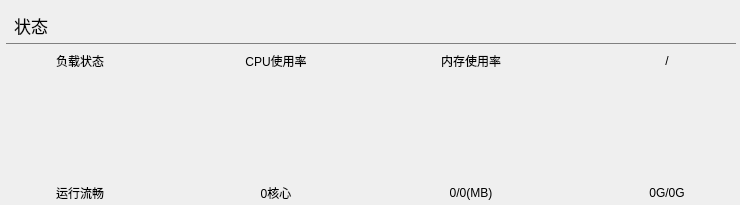
<?xml version="1.0" encoding="UTF-8"?>
<ui version="4.0">
 <class>HomePageStatus</class>
 <widget class="QWidget" name="HomePageStatus">
  <property name="geometry">
   <rect>
    <x>0</x>
    <y>0</y>
    <width>740</width>
    <height>205</height>
   </rect>
  </property>
  <property name="windowTitle">
   <string>Form</string>
  </property>
  <widget class="Dtk::Widget::DLabel" name="Dtk::Widget::DLabel_6">
   <property name="geometry">
    <rect>
     <x>226</x>
     <y>50</y>
     <width>100</width>
     <height>22</height>
    </rect>
   </property>
   <property name="text">
    <string>CPU使用率</string>
   </property>
   <property name="alignment">
    <set>Qt::AlignCenter</set>
   </property>
  </widget>
  <widget class="Dtk::Widget::DLabel" name="Dtk::Widget::DLabel_8">
   <property name="geometry">
    <rect>
     <x>617</x>
     <y>50</y>
     <width>100</width>
     <height>22</height>
    </rect>
   </property>
   <property name="text">
    <string>/</string>
   </property>
   <property name="alignment">
    <set>Qt::AlignCenter</set>
   </property>
  </widget>
  <widget class="Dtk::Widget::DLabel" name="menory_space">
   <property name="geometry">
    <rect>
     <x>421</x>
     <y>182</y>
     <width>100</width>
     <height>22</height>
    </rect>
   </property>
   <property name="text">
    <string>0/0(MB)</string>
   </property>
   <property name="alignment">
    <set>Qt::AlignCenter</set>
   </property>
  </widget>
  <widget class="Dtk::Widget::DLabel" name="load_status_info">
   <property name="geometry">
    <rect>
     <x>30</x>
     <y>182</y>
     <width>100</width>
     <height>22</height>
    </rect>
   </property>
   <property name="text">
    <string>运行流畅</string>
   </property>
   <property name="alignment">
    <set>Qt::AlignCenter</set>
   </property>
  </widget>
  <widget class="QWidget" name="memory_status" native="true">
   <property name="geometry">
    <rect>
     <x>421</x>
     <y>77</y>
     <width>100</width>
     <height>100</height>
    </rect>
   </property>
  </widget>
  <widget class="QWidget" name="disk_status" native="true">
   <property name="geometry">
    <rect>
     <x>617</x>
     <y>77</y>
     <width>100</width>
     <height>100</height>
    </rect>
   </property>
  </widget>
  <widget class="QWidget" name="line1_widget" native="true">
   <property name="geometry">
    <rect>
     <x>6</x>
     <y>43</y>
     <width>730</width>
     <height>1</height>
    </rect>
   </property>
   <property name="maximumSize">
    <size>
     <width>16777215</width>
     <height>4</height>
    </size>
   </property>
   <property name="styleSheet">
    <string notr="true">background-color:#808080</string>
   </property>
  </widget>
  <widget class="Dtk::Widget::DLabel" name="disk_space">
   <property name="geometry">
    <rect>
     <x>617</x>
     <y>182</y>
     <width>100</width>
     <height>22</height>
    </rect>
   </property>
   <property name="text">
    <string>0G/0G</string>
   </property>
   <property name="alignment">
    <set>Qt::AlignCenter</set>
   </property>
  </widget>
  <widget class="QWidget" name="cpu_status" native="true">
   <property name="geometry">
    <rect>
     <x>226</x>
     <y>77</y>
     <width>100</width>
     <height>100</height>
    </rect>
   </property>
  </widget>
  <widget class="Dtk::Widget::DLabel" name="Dtk::Widget::DLabel_5">
   <property name="geometry">
    <rect>
     <x>6</x>
     <y>10</y>
     <width>50</width>
     <height>30</height>
    </rect>
   </property>
   <property name="font">
    <font>
     <pointsize>13</pointsize>
    </font>
   </property>
   <property name="text">
    <string>状态</string>
   </property>
   <property name="alignment">
    <set>Qt::AlignCenter</set>
   </property>
  </widget>
  <widget class="QWidget" name="load_status" native="true">
   <property name="geometry">
    <rect>
     <x>30</x>
     <y>77</y>
     <width>100</width>
     <height>100</height>
    </rect>
   </property>
  </widget>
  <widget class="Dtk::Widget::DLabel" name="Dtk::Widget::DLabel_7">
   <property name="geometry">
    <rect>
     <x>421</x>
     <y>50</y>
     <width>100</width>
     <height>22</height>
    </rect>
   </property>
   <property name="text">
    <string>内存使用率</string>
   </property>
   <property name="alignment">
    <set>Qt::AlignCenter</set>
   </property>
  </widget>
  <widget class="Dtk::Widget::DLabel" name="cpu_core_num">
   <property name="geometry">
    <rect>
     <x>226</x>
     <y>182</y>
     <width>100</width>
     <height>22</height>
    </rect>
   </property>
   <property name="text">
    <string>0核心</string>
   </property>
   <property name="alignment">
    <set>Qt::AlignCenter</set>
   </property>
  </widget>
  <widget class="Dtk::Widget::DLabel" name="Dtk::Widget::DLabel_9">
   <property name="geometry">
    <rect>
     <x>30</x>
     <y>50</y>
     <width>100</width>
     <height>22</height>
    </rect>
   </property>
   <property name="text">
    <string>负载状态</string>
   </property>
   <property name="alignment">
    <set>Qt::AlignCenter</set>
   </property>
  </widget>
 </widget>
 <customwidgets>
  <customwidget>
   <class>Dtk::Widget::DLabel</class>
   <extends>QLabel</extends>
   <header>DLabel</header>
  </customwidget>
 </customwidgets>
 <resources/>
 <connections/>
</ui>
